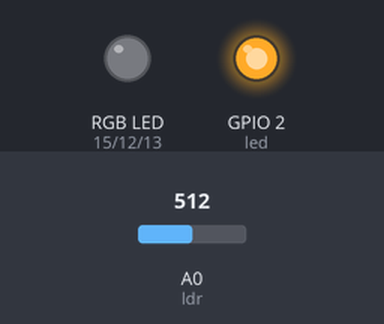
Bench run of a sketch on a simulated ESP8266 (NodeMCU). Parts: an RGB LED mixed from three pins (HIGH = lit), output pins drawn as LEDs (lit = HIGH). The test bench sets the inputs (shaded band); at power-on: A0 (ldr) = 512. WiFi joins after 1.5 s; servers stay silent unless stated; what the sketch prints to the serial monitor is not drawn.

Above: at 1.8 s.
At 2.8 s:
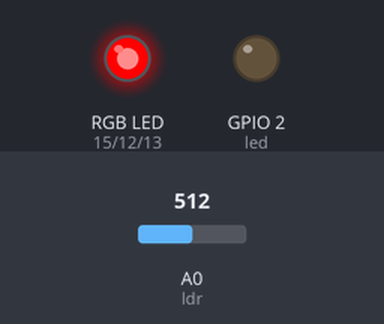
At 3.3 s:
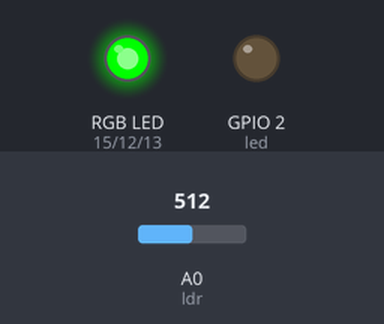
At 3.8 s:
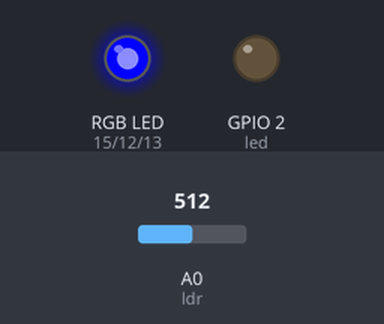
At 5.1 s:
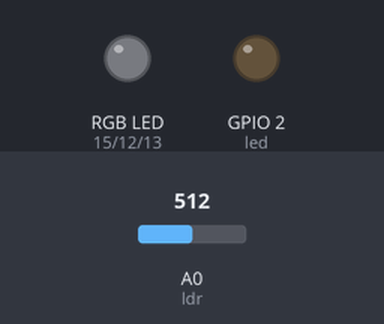
Timing chart, 0 to 7.5 s (numbered marks = the images above):
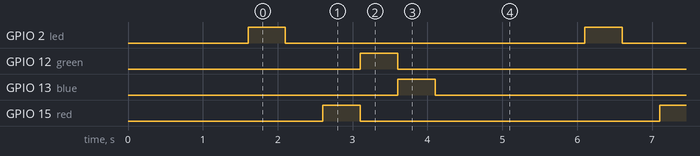

Measured:
- by itself, GPIO 2 (led), GPIO 12 (green), GPIO 13 (blue), GPIO 15 (red): alternates HIGH for 0.50 s and LOW for 4.0 s
- by itself, everything shown: repeats every 4.5 s, in 6 steps

The sketch:

test_all_IOs_on_ESP8266_Witty_Cloud.ino
```cpp
/*
Statement       :   To test all IOs on ESP8266 Witty Cloud Development Board.
*/

#include <ESP8266WiFi.h> //include ESP8266 library
//Define all the pins
#define led 2
#define red 15
#define green 12
#define blue 13
#define ldr A0

void setup() {
  Serial.begin(9600);
  WiFi.begin("SSID", "PASSWORD"); // Connect to WiFi network
  while (WiFi.status() != WL_CONNECTED) {
    Serial.print(".");
    delay(200);
  }
  Serial.println("Wifi Connected");
  Serial.println(WiFi.localIP());

  // Set pin modes for IO testing
  pinMode(led, OUTPUT);
  pinMode(red, OUTPUT);
  pinMode(green, OUTPUT);
  pinMode(blue, OUTPUT);
  pinMode(ldr, INPUT);
}

void loop() {
  // Test LED
  digitalWrite(led, HIGH);
  delay(500);
  digitalWrite(led, LOW);
  delay(500);

  // Test RGB LEDs
  digitalWrite(red, HIGH);
  delay(500);
  digitalWrite(red, LOW);
  digitalWrite(green, HIGH);
  delay(500);
  digitalWrite(green, LOW);
  digitalWrite(blue, HIGH);
  delay(500);
  digitalWrite(blue, LOW);

  // Read LDR value
  int ldrValue = analogRead(ldr);
  Serial.print("LDR Value: ");
  Serial.println(ldrValue);

  delay(2000); // Delay between each test
}
```
